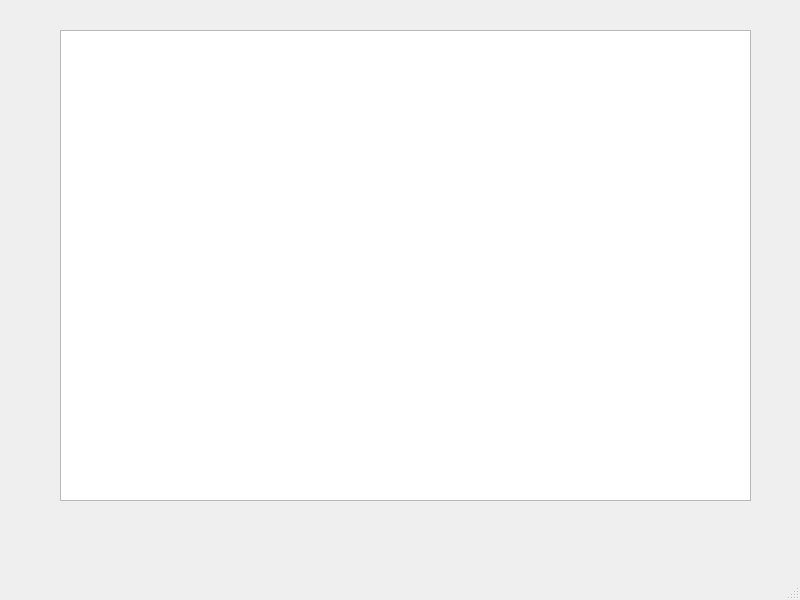
<?xml version="1.0" encoding="UTF-8"?>
<ui version="4.0">
 <class>MainWindow</class>
 <widget class="QMainWindow" name="MainWindow">
  <property name="geometry">
   <rect>
    <x>0</x>
    <y>0</y>
    <width>800</width>
    <height>600</height>
   </rect>
  </property>
  <property name="windowTitle">
   <string>MainWindow</string>
  </property>
  <widget class="QWidget" name="centralwidget">
   <widget class="QTableWidget" name="tableWidget">
    <property name="geometry">
     <rect>
      <x>60</x>
      <y>30</y>
      <width>691</width>
      <height>471</height>
     </rect>
    </property>
   </widget>
  </widget>
  <widget class="QMenuBar" name="menubar">
   <property name="geometry">
    <rect>
     <x>0</x>
     <y>0</y>
     <width>800</width>
     <height>25</height>
    </rect>
   </property>
  </widget>
  <widget class="QStatusBar" name="statusbar"/>
 </widget>
 <resources/>
 <connections/>
</ui>
